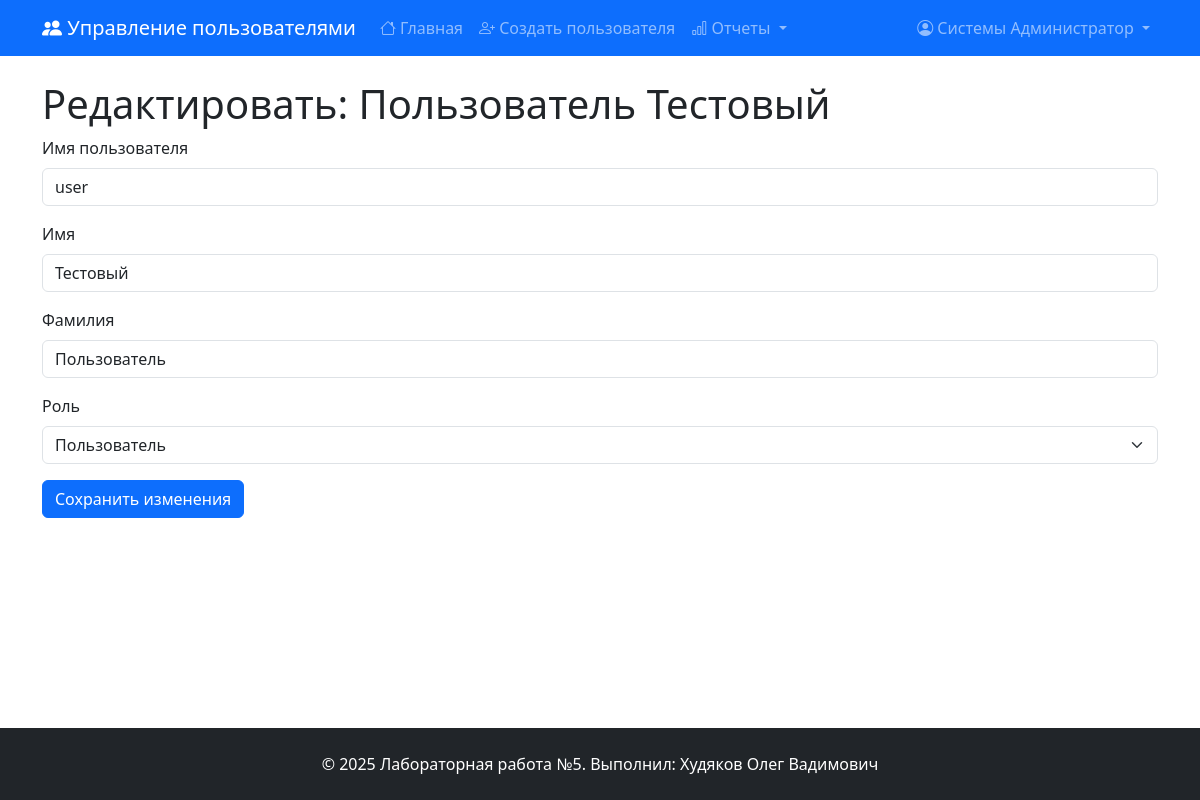
The page /users/2/edit (signed in) on the database its author committed.
### app/models.py (models this page shows, shortened)
class User(UserMixin, db.Model):
    __tablename__ = 'users'
    id = db.Column(db.Integer, primary_key=True)
    username = db.Column(db.String(50), unique=True, nullable=False)
    password_hash = db.Column(db.String(256), nullable=False)
    last_name = db.Column(db.String(50))
    first_name = db.Column(db.String(50), nullable=False)
    middle_name = db.Column(db.String(50))
    role_id = db.Column(db.Integer, db.ForeignKey('roles.id'))
    created_at = db.Column(db.DateTime, default=datetime.utcnow)
    visit_logs = db.relationship('VisitLog', backref='user', lazy=True)
    @property
    def full_name(self):
        parts = [self.last_name, self.first_name, self.middle_name]
        return ' '.join(part for part in parts if part)
    def has_permission(self, permission):
        if not self.role:
            return False
        role_permissions = {
            'Администратор': [
                'create_user', 'edit_user', 'view_user', 'delete_user',
                'view_all_visits', 'view_reports',
                'edit_own_profile', 'view_own_profile', 'view_own_visits'
            ],
            'Пользователь': [
                'edit_own_profile', 'view_own_profile', 'view_own_visits'
            ]
        }
        return permission in role_permissions.get(self.role.name, [])

### app/routes.py (the view, shortened to what this page needs)
@main_bp.route('/users/<int:user_id>/edit', methods=['GET', 'POST'])
@login_required
def edit_user(user_id):
    if not can_edit_user(user_id):
        flash('У вас недостаточно прав для доступа к данной странице.', 'danger')
        return redirect(url_for('main.index'))
    user = User.query.get_or_404(user_id)
    form = UserEditForm(obj=user)
    roles = Role.query.all()
    form.role_id.choices = [(role.id, role.name) for role in roles]
    if not current_user.has_permission('edit_user'):
        form.role_id.render_kw = {'disabled': True}
        form.role_id.data = user.role_id
    return render_template('users/edit.html', form=form, user=user)

### app/forms.py
class UserEditForm(FlaskForm):
    username = StringField('Имя пользователя', validators=[
        DataRequired(message='Обязательное поле'),
        Length(min=3, max=50, message='От 3 до 50 символов'),
        Regexp(r'^[a-zA-Z0-9_]+$', message='Только латинские буквы, цифры и подчеркивания')
    ])
    first_name = StringField('Имя', validators=[
        DataRequired(message='Обязательное поле'),
        Length(min=1, max=50, message='От 1 до 50 символов')
    ])
    last_name = StringField('Фамилия', validators=[
        Length(max=50, message='Максимум 50 символов')
    ])
    middle_name = StringField('Отчество', validators=[
        Length(max=50, message='Максимум 50 символов')
    ])
    role_id = SelectField('Роль', coerce=int, validators=[
        DataRequired(message='Выберите роль')
    ])
    submit = SubmitField('Сохранить изменения')

### app/auth_utils.py (called while the page is built)
def can_user_access(permission):
    if not current_user.is_authenticated:
        return False
    return current_user.has_permission(permission)

def can_edit_user(user_id):
    if not current_user.is_authenticated:
        return False
    if current_user.has_permission('edit_user'):
        return True
    if current_user.has_permission('edit_own_profile') and current_user.id == int(user_id):
        return True
    return False

### templates/users/edit.html (shortened to what this page needs)
{% extends "base.html" %}
{% block content %}
<h1>Редактировать: {{ user.full_name }}</h1>
<form method="POST">
    <div class="mb-3">
        {{ form.username.label(class="form-label") }}
        {{ form.username(class="form-control") }}
    </div>
    <div class="mb-3">
        {{ form.first_name.label(class="form-label") }}
        {{ form.first_name(class="form-control") }}
    </div>
    <div class="mb-3">
        {{ form.last_name.label(class="form-label") }}
        {{ form.last_name(class="form-control") }}
    </div>
    <div class="mb-3">
        {{ form.role_id.label(class="form-label") }}
        {{ form.role_id(class="form-select") }}
    </div>
    {{ form.submit(class="btn btn-primary") }}
</form>
{% endblock %}

### templates/base.html (shortened to what this page needs)
<!DOCTYPE html>
<html lang="ru">
<head>
    <link href="https://cdn.jsdelivr.net/npm/bootstrap@5.3.0/dist/css/bootstrap.min.css" rel="stylesheet">
    <link href="https://cdn.jsdelivr.net/npm/bootstrap-icons@1.10.0/font/bootstrap-icons.css" rel="stylesheet">
</head>
<body class="d-flex flex-column min-vh-100">
    <nav class="navbar navbar-expand-lg navbar-dark bg-primary">
        <div class="container">
            <a class="navbar-brand" href="{{ url_for('main.index') }}">
                <i class="bi bi-people-fill"></i> Управление пользователями
            </a>
            <div class="collapse navbar-collapse" id="navbarNav">
                <ul class="navbar-nav me-auto">
                    {% if current_user.is_authenticated %}
                        <li class="nav-item">
                            <a class="nav-link" href="{{ url_for('main.index') }}">
                                <i class="bi bi-house"></i> Главная
                            </a>
                        </li>
                        {% if can_user_access('create_user') %}
                        <li class="nav-item">
                            <a class="nav-link" href="{{ url_for('main.create_user') }}">
                                <i class="bi bi-person-plus"></i> Создать пользователя
                            </a>
                        </li>
                        {% endif %}
                        {% if can_user_access('view_all_visits') or can_user_access('view_own_visits') %}
                        <li class="nav-item dropdown">
                            <a class="nav-link dropdown-toggle" href="#" role="button" data-bs-toggle="dropdown">
                                <i class="bi bi-bar-chart"></i> Отчеты
                            </a>
                        </li>
                        {% endif %}
                    {% endif %}
                </ul>
                <ul class="navbar-nav">
                    {% if current_user.is_authenticated %}
                        <li class="nav-item dropdown">
                            <a class="nav-link dropdown-toggle" href="#" role="button" data-bs-toggle="dropdown">
                                <i class="bi bi-person-circle"></i> {{ current_user.full_name }}
                            </a>
                        </li>
                    {% endif %}
                </ul>
            </div>
        </div>
    </nav>
    <main class="container my-4">
        {% block content %}{% endblock %}
    </main>
    <footer class="bg-dark text-white py-4 mt-auto">
        <div class="container">
            <div class="row">
                <div class="col-md-12 text-center">
                    <p class="mb-0">&copy; 2025 Лабораторная работа №5. Выполнил: Худяков Олег Вадимович</p>
                </div>
            </div>
        </div>
    </footer>
</body>
</html>

### rows shown on the page
User: full_name "Системы Администратор"
User: full_name "Пользователь Тестовый", username "user", first_name "Тестовый", last_name "Пользователь", role_id "Пользователь"
